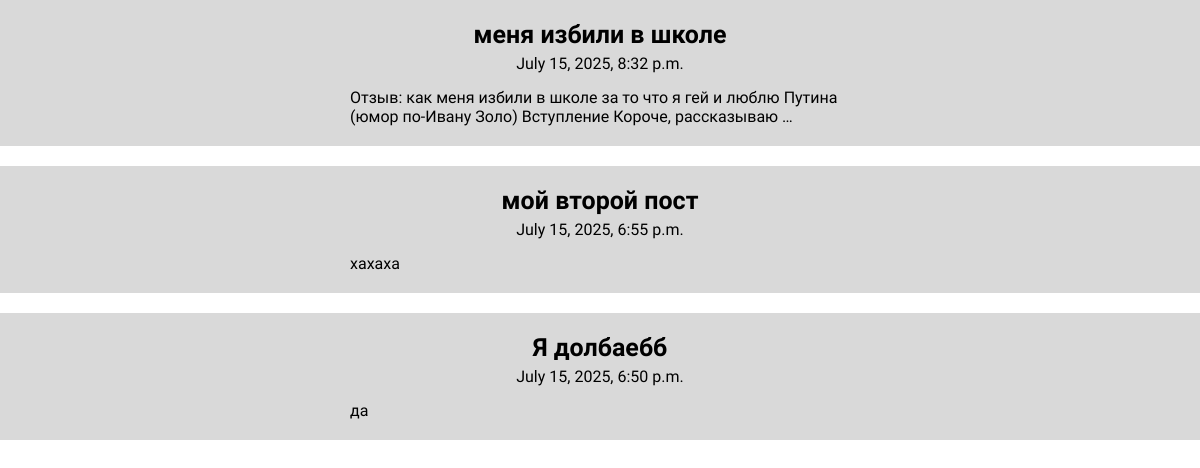
Before: / with the older database file.
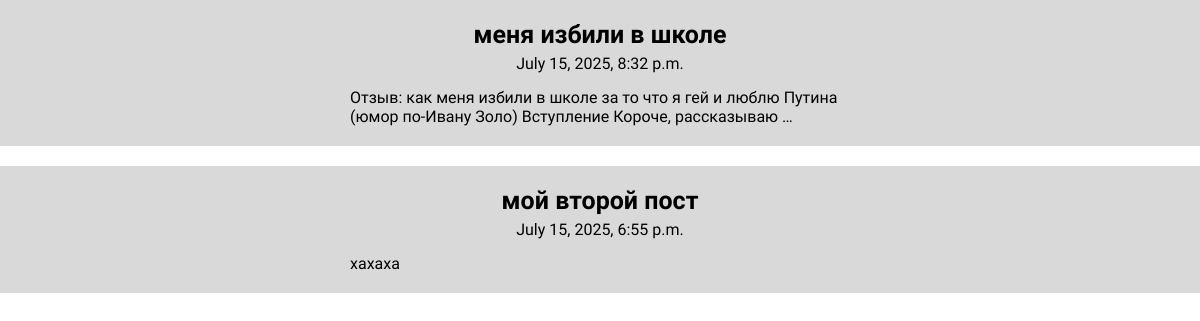
After: the same page with the newer database file.
### posts/models.py (models this page shows)
class Post(models.Model):
    title = models.CharField(max_length=100)
    body = models.CharField(max_length=100000)
    created_at = models.DateTimeField(default=datetime.now, blank=True)

### posts/views.py (the view)
def index(request):
    posts = Post.objects.all()
    return render(request, 'index.html', {'posts': posts})

### templates/index.html (shortened to what this page needs)
{% load static %}
<!DOCTYPE html>
<html lang="en">
<head>
    <link href="{% static 'index.css' %}" rel="stylesheet">
</head>
<body>
    {% for post in posts reversed %}
        <div class="post">
            <a style="text-decoration: none; color: black;" href="/post/{{post.id}}">
                <p class="post-title">{{post.title}}</p>
                <p class="post-date">{{post.created_at}}</p>
                <p class="post-body">{{post.body|truncatewords:20}}</p>
            </a>
        </div>
    {% endfor %}
</body>
</html>

### static/index.css (style rules this page uses)
* { box-sizing: border-box; margin: 0; padding: 0; }
.post { display:flex; flex-direction: column; align-items: center; background-color: #D9D9D9; margin-bottom: 20px; padding: 20px 20px; }
.post a { width: 500px; }
.post-title { text-align: center; font-family: 'Ubuntu'; font-size: 25px; font-weight: bold; margin: 0 0 5px 0; }
.post-date { font-family: 'Ubuntu'; text-align: center; margin: 0 0 15px 0; }
.post-body { font-family: 'Ubuntu'; }

Changed rows visible on the page:
removed Post: title "Я долбаебб", created_at "July 15, 2025, 6:50 p.m.", body "да"
